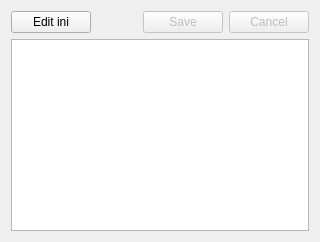
       <widget class="QWidget" name="tabEdit">
        <attribute name="title">
         <string>Edit ini Section</string>
        </attribute>
        <layout class="QGridLayout" name="gridLayout">
         <item row="0" column="0">
          <widget class="QPushButton" name="btnEditIni">
           <property name="text">
            <string>Edit ini</string>
           </property>
           <property name="checkable">
            <bool>false</bool>
           </property>
          </widget>
         </item>
         <item row="0" column="3">
          <widget class="QPushButton" name="btnCancelEdit">
           <property name="enabled">
            <bool>false</bool>
           </property>
           <property name="text">
            <string>Cancel</string>
           </property>
          </widget>
         </item>
         <item row="0" column="1">
          <spacer name="horizontalSpacer_7">
           <property name="orientation">
            <enum>Qt::Horizontal</enum>
           </property>
           <property name="sizeHint" stdset="0">
            <size>
             <width>40</width>
             <height>20</height>
            </size>
           </property>
          </spacer>
         </item>
         <item row="0" column="2">
          <widget class="QPushButton" name="btnSaveIni">
           <property name="enabled">
            <bool>false</bool>
           </property>
           <property name="text">
            <string>Save</string>
           </property>
          </widget>
         </item>
         <item row="1" column="0" colspan="4">
          <widget class="QPlainTextEdit" name="txtIniSection">
           <property name="lineWrapMode">
            <enum>QPlainTextEdit::NoWrap</enum>
           </property>
          </widget>
         </item>
        </layout>
       </widget>
